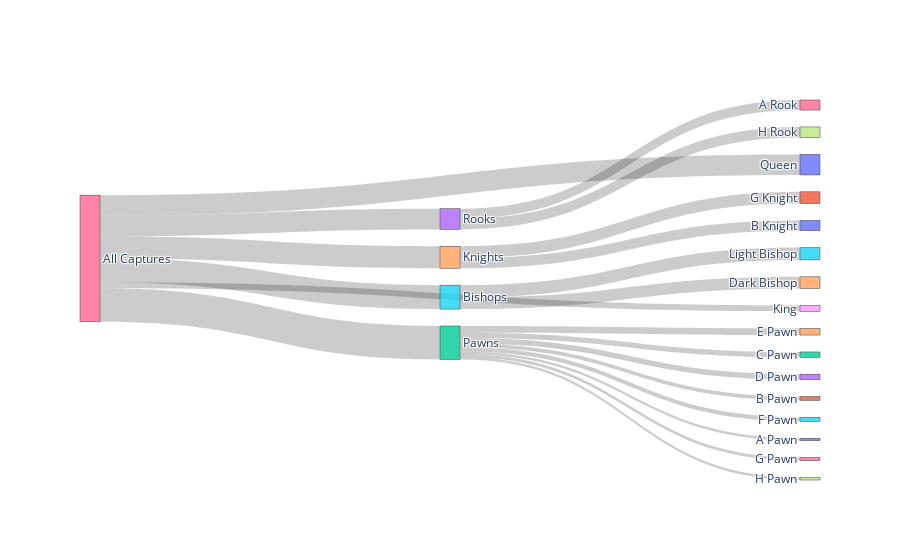

Notebook code cell kept with this figure:
### Code cell
white_fig

### Figure 1 — Plotly figure (JSON) as saved in the notebook; plotly's stock layout.template omitted (floating-point values rounded to 4 significant figures)
{"data": [{"link": {"source": [32, 32, 32, 32, 32, 32, 32, 32, 33, 33, 34, 34, 35, 35, 36, 36, 36, 36, 36, 36], "target": [0, 1, 2, 3, 4, 5, 6, 7, 16, 17, 20, 21, 24, 25, 28, 30, 32, 33, 34, 35], "value": [692087, 1112580, 1571676, 1620950, 1995695, 1240215, 907057, 738137, 2966327, 3123602, 3033499, 3454600, 3428269, 3641430, 1800202, 6055658, 9878397, 6089929, 6488099, 7069699]}, "node": {"label": ["A Pawn", "B Pawn", "C Pawn", "D Pawn", "E Pawn", "F Pawn", "G Pawn", "H Pawn", "H Pawn", "G Pawn", "F Pawn", "E Pawn", "D Pawn", "C Pawn", "B Pawn", "A Pawn", "A Rook", "H Rook", "H Rook", "A Rook", "B Knight", "G Knight", "G Knight", "B Knight", "Dark Bishop", "Light Bishop", "Light Bishop", "Dark Bishop", "King", "King", "Queen", "Queen", "Pawns", "Rooks", "Knights", "Bishops", "All Captures"]}, "type": "sankey"}], "layout": {}}
